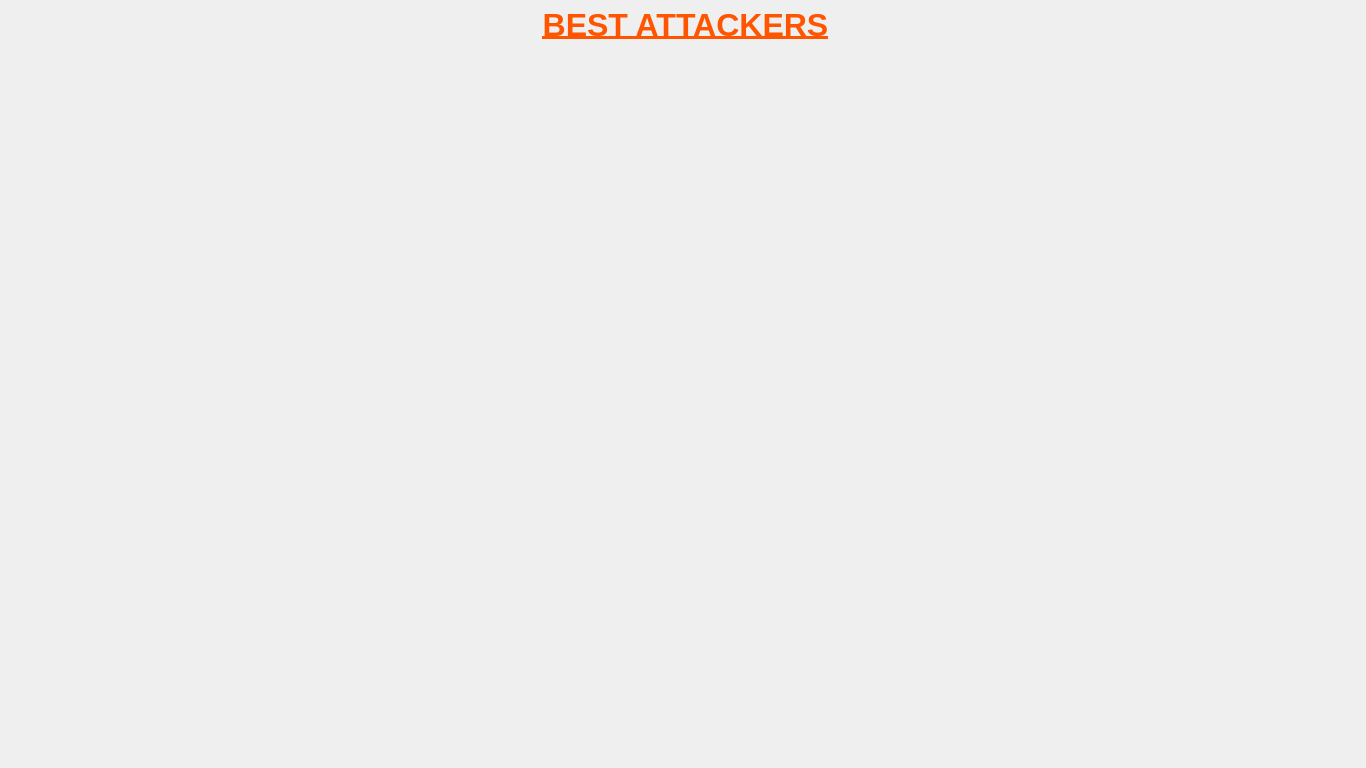
<?xml version="1.0" encoding="UTF-8"?>
<ui version="4.0">
 <class>analysis73</class>
 <widget class="QDialog" name="analysis73">
  <property name="geometry">
   <rect>
    <x>0</x>
    <y>0</y>
    <width>1366</width>
    <height>768</height>
   </rect>
  </property>
  <property name="windowTitle">
   <string>Dialog</string>
  </property>
  <widget class="QLabel" name="background">
   <property name="geometry">
    <rect>
     <x>0</x>
     <y>0</y>
     <width>1366</width>
     <height>768</height>
    </rect>
   </property>
   <property name="text">
    <string/>
   </property>
   <property name="pixmap">
    <pixmap resource="resources.qrc">:/background8.jpg</pixmap>
   </property>
   <property name="scaledContents">
    <bool>true</bool>
   </property>
  </widget>
  <widget class="QLabel" name="heading">
   <property name="geometry">
    <rect>
     <x>380</x>
     <y>-50</y>
     <width>611</width>
     <height>151</height>
    </rect>
   </property>
   <property name="text">
    <string>&lt;html&gt;&lt;head/&gt;&lt;body&gt;&lt;p align=&quot;center&quot;&gt;&lt;span style=&quot; font-size:24pt; font-weight:600; text-decoration: underline; color:#ff5500;&quot;&gt;BEST ATTACKERS&lt;/span&gt;&lt;/p&gt;&lt;/body&gt;&lt;/html&gt;</string>
   </property>
  </widget>
  <widget class="QLabel" name="graph_2">
   <property name="geometry">
    <rect>
     <x>680</x>
     <y>60</y>
     <width>541</width>
     <height>301</height>
    </rect>
   </property>
   <property name="text">
    <string/>
   </property>
   <property name="pixmap">
    <pixmap resource="resources.qrc">:/complete-fifa-2017-player-dataset-global/Solution/at2.PNG</pixmap>
   </property>
   <property name="scaledContents">
    <bool>true</bool>
   </property>
  </widget>
  <widget class="QLabel" name="graph_3">
   <property name="geometry">
    <rect>
     <x>330</x>
     <y>370</y>
     <width>711</width>
     <height>371</height>
    </rect>
   </property>
   <property name="text">
    <string/>
   </property>
   <property name="pixmap">
    <pixmap resource="resources.qrc">:/complete-fifa-2017-player-dataset-global/Solution/at3.PNG</pixmap>
   </property>
   <property name="scaledContents">
    <bool>true</bool>
   </property>
  </widget>
  <widget class="QLabel" name="graph_1">
   <property name="geometry">
    <rect>
     <x>90</x>
     <y>60</y>
     <width>551</width>
     <height>301</height>
    </rect>
   </property>
   <property name="text">
    <string/>
   </property>
   <property name="pixmap">
    <pixmap resource="resources.qrc">:/complete-fifa-2017-player-dataset-global/Solution/at1.PNG</pixmap>
   </property>
   <property name="scaledContents">
    <bool>true</bool>
   </property>
  </widget>
 </widget>
 <resources>
  <include location="resources.qrc"/>
 </resources>
 <connections/>
</ui>
